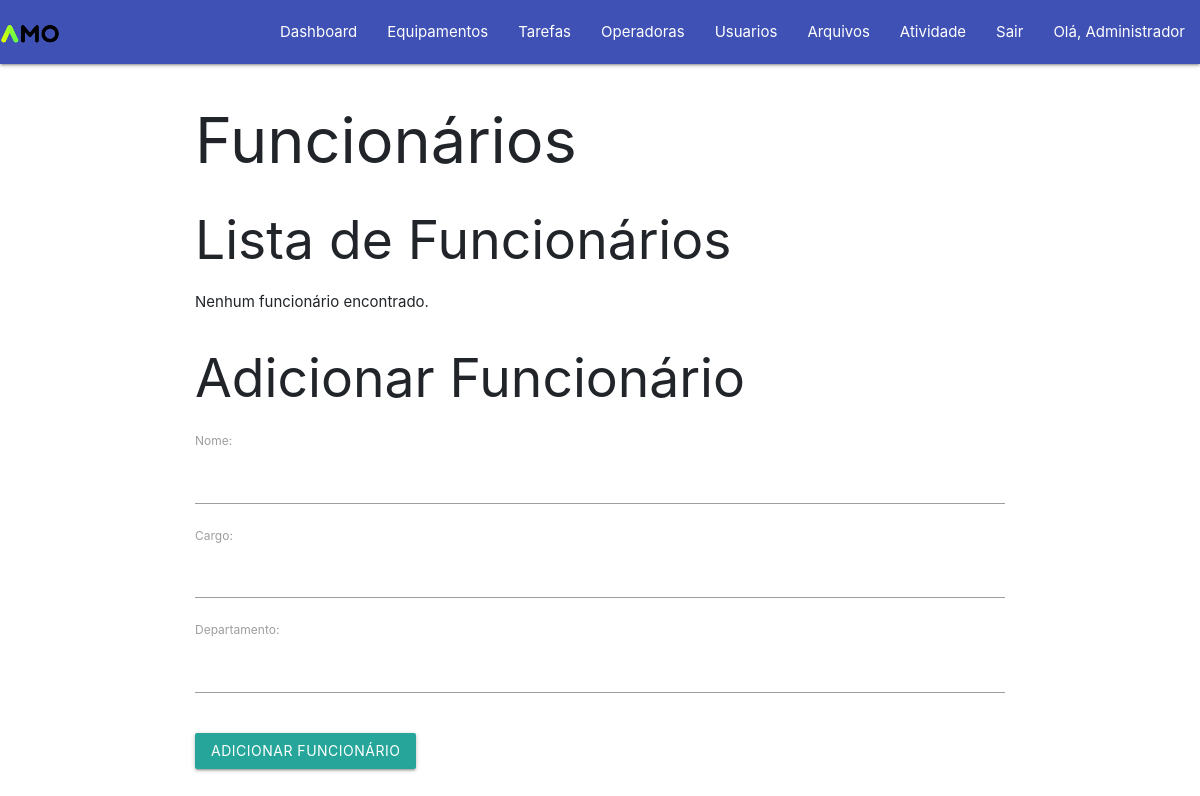
Page /funcionario.php (signed in) on the earlier database version.
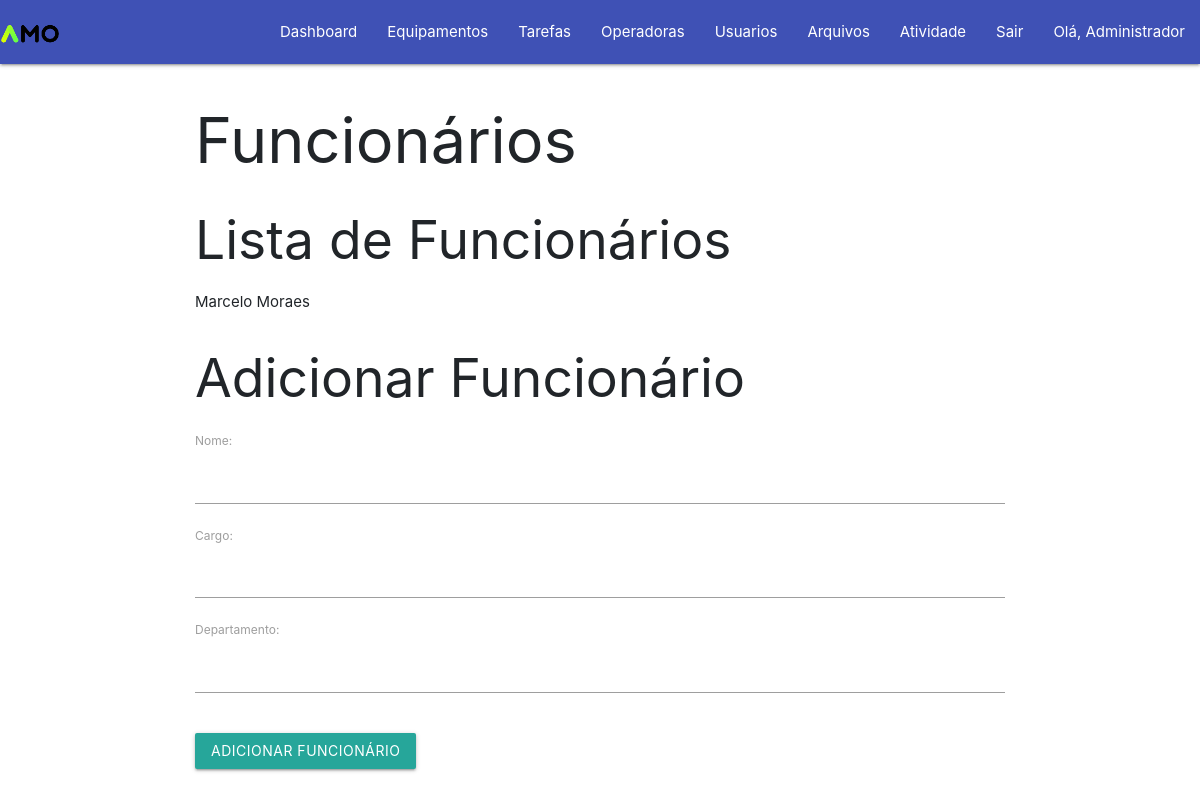
Same page on the later database version.
### tables this page shows
CREATE TABLE `funcionarios` (
  `id` int(11) NOT NULL,
  `nome` varchar(100) NOT NULL,
  `cargo` varchar(50) DEFAULT NULL,
  `departamento` varchar(50) DEFAULT NULL
);

### funcionario.php (the view, shortened to what this page needs)
<!DOCTYPE html>
<html lang="pt-br">
<head>
    <link rel="stylesheet" href="https://stackpath.bootstrapcdn.com/bootstrap/4.5.0/css/bootstrap.min.css">
</head>
<body>
    <?php require_once("header.php"); ?>
    <div class="container">
        <h1>Funcionários</h1>
        <div>
            <h2>Lista de Funcionários</h2>
            <?php
            $servername = "192.168.0.105";
            $username = "root";
            $password = "652845";
            $dbname = "tarefasdiarias";
            $conn = new mysqli($servername, $username, $password, $dbname);
            $sql = "SELECT * FROM funcionarios";
            $result = $conn->query($sql);
            if ($result->num_rows > 0) {
                echo '<ul>';
                while ($row = $result->fetch_assoc()) {
                    echo '<li>' . $row['nome'] . '</li>';
                }
                echo '</ul>';
            } else {
                echo 'Nenhum funcionário encontrado.';
            }
            ?>
        </div>
        <div>
            <h2>Adicionar Funcionário</h2>
            <form action="processar_funcionario.php" method="post">
                <div class="form-group">
                    <label for="nome">Nome:</label>
                    <input type="text" class="form-control" id="nome" name="nome" required>
                </div>
                <div class="form-group">
                    <label for="cargo">Cargo:</label>
                    <input type="text" class="form-control" id="cargo" name="cargo">
                </div>
                <div class="form-group">
                    <label for="departamento">Departamento:</label>
                    <input type="text" class="form-control" id="departamento" name="departamento">
                </div>
                <button type="submit" class="btn btn-primary btn-submit">Adicionar Funcionário</button>
            </form>
        </div>
    </div>
</body>
</html>

Differences in the rows shown:
added funcionarios: nome "Marcelo Moraes"
Other differences:
text no longer shown: "Nenhum funcionário encontrado."
